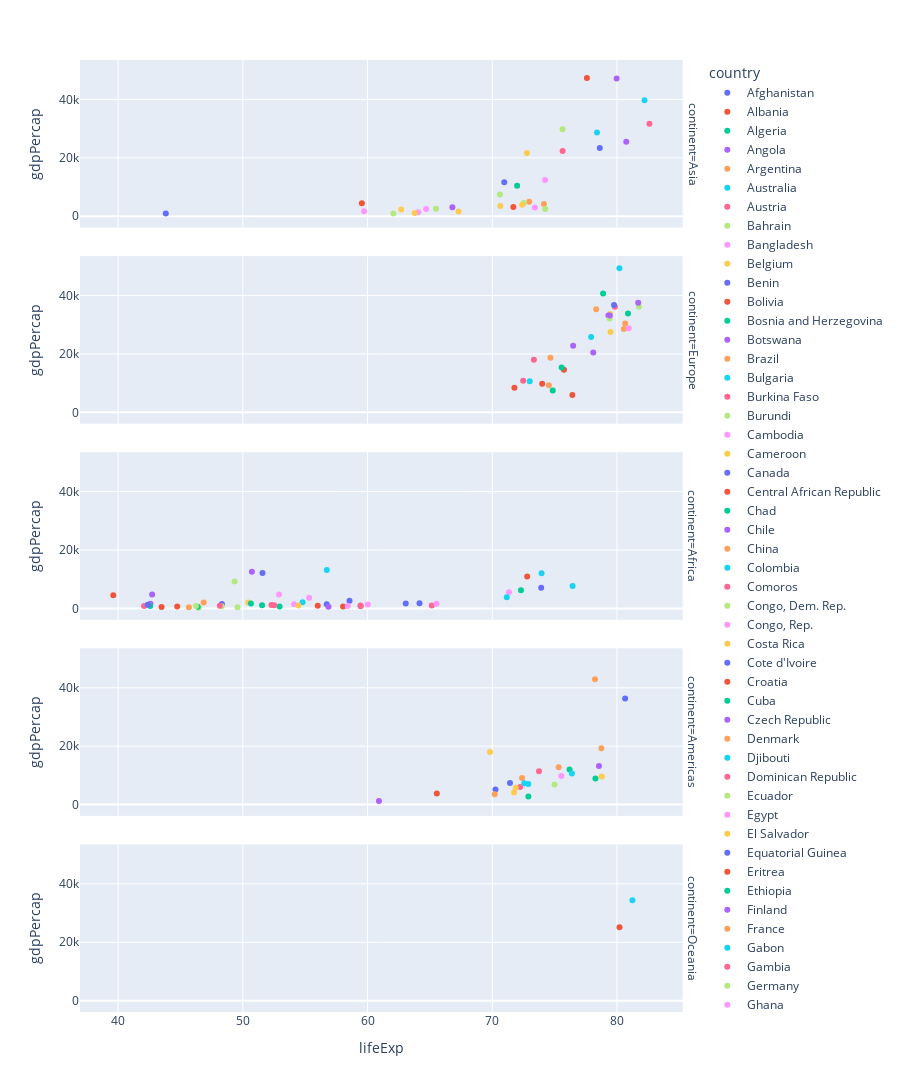

Notebook source saved alongside this figure:
### Code cell
px.scatter(countries_7, 'lifeExp', 'gdpPercap', color= 'country', facet_row= 'continent', height=1500)
